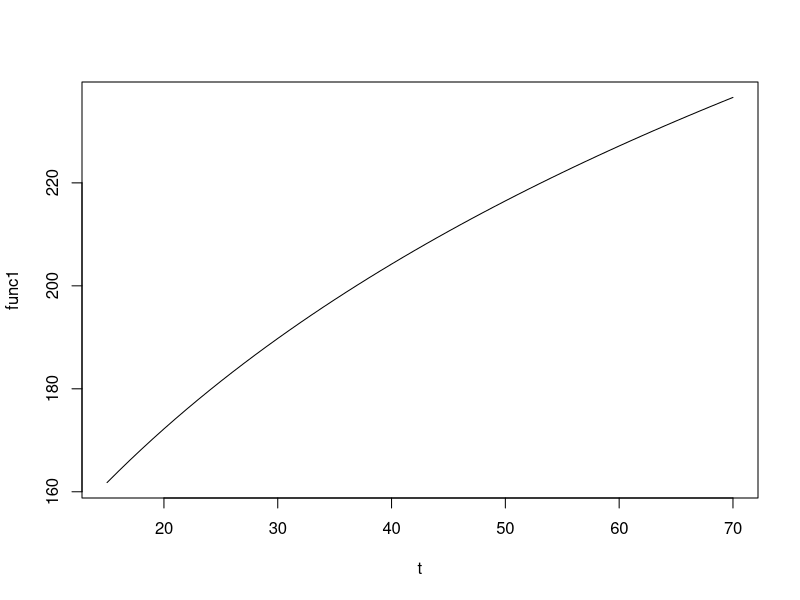
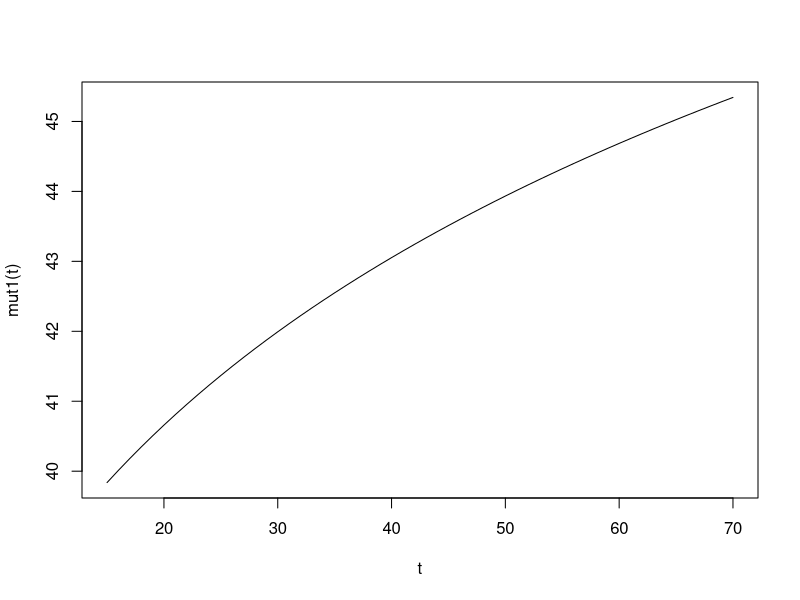
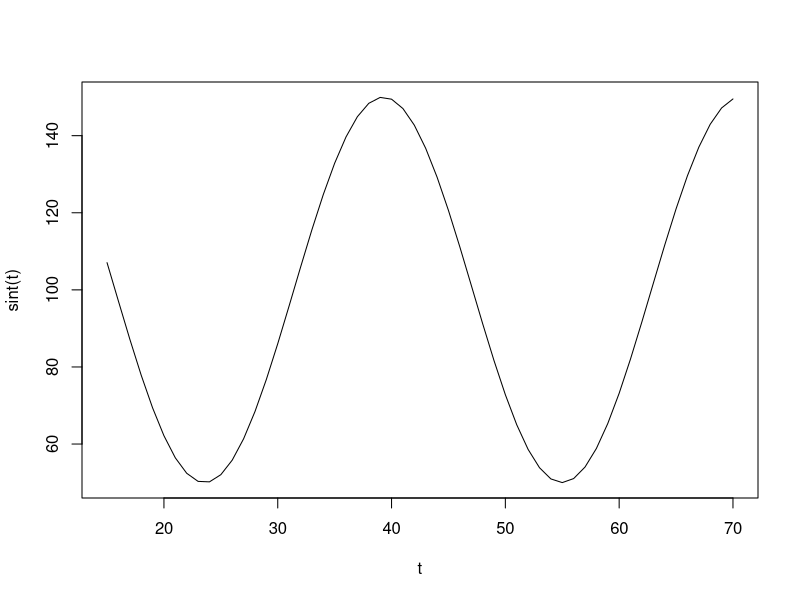
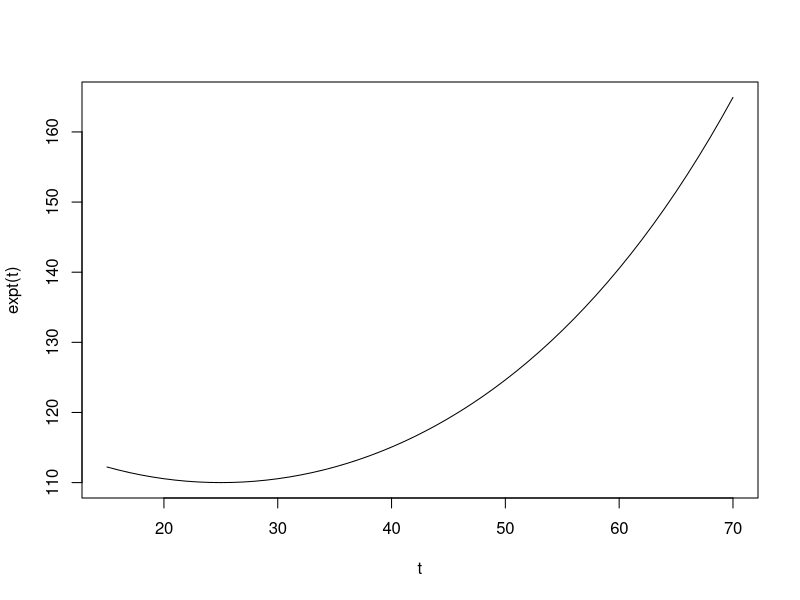

The R script that drew these images, in order: (Note: this script raises an error after producing the figures.)
### This program generates datasets and implements codes to run the models of the paper ###
### Fan RZ, Zhang YW, Albert PS, Liu AY, Wang YJ, and Xiong MM (2012) Longitudinal ###
### association analysis of quantitative traits. Genetic Epidemiology 36:856-869. ###
### The codes does needs library(epicalc) ###
### If you use the codes, please cite the above paper. Thanks. ###
###########################################################################################
### Plus, This program generates dataset Age_Sex_Geno_Trait_data.csv ###
########################################################################
library(MASS)
library(nlme)
### Functions
t <- seq(15, 70);
mut <- function(t)
{return(-34.2+81.7*log(0.3*(t+21.7)) ) }
func1 <- mut(t)
plot(t, func1, type="l")
mut1 <-function(t)
{return(29.5+5.2*log(0.25*(t+14.2)) ) }
plot(t, mut1(t), type="l")
sint <- function(t)
{return(100 + 50 * sin(0.2*t) )}
plot(t, sint(t), type="l")
expt <- function(t)
{return(110 * exp(0.0002* (t - 25)^2 ))}
plot(t, expt(t), type="l")
sigt <- function(t)
{return(5+0.5*t)}
ar1 <- function(theta,t,var)
     {
     n <- length(t)
     cov <- matrix(0,n,n)
     for (i in 1:n)
          for (j in 1:i)
     {
               cov[i,j]<-theta^abs(t[i]-t[j])*sqrt(var[i]*var[j])
               cov[j,i]<-cov[i,j]
                         }
               return(cov)
     }
arma <- function(p,q,t,var)
               {
               n <- length(t)
     cov <- matrix(0,n,n)
               for (i in 1:n)
                    for (j in 1:i)
{
               cov[i,j] <- p*q^abs(t[i]-t[j])*sqrt(var[i]*var[j])
               cov[j,i] <- cov[i,j]
                         }
               return(cov)
     }
############# Design parameters #####################
## number of individuals
n <- 200
famid <- c(1:n)
## age
##nobs <- sample(c(4:8), n, replace=T) ### Results for Table 4 ###
nobs <- sample(c(3:6), n, replace=T)
age <- vector( "numeric", sum(nobs) )
tmpid <- 1
a1 <- vector( "numeric", n )
visit <- matrix(0, sum(nobs), 1)
ID <- matrix(0, sum(nobs), 1)
for (i in 1:n)
     {
     a1[i] <- runif(1, 20, 65)
     age[tmpid] <- a1[i]
     visit[tmpid] <- 1
     ID[tmpid] <- i
     for (j in 1:(nobs[i]-1))
          {
          tmpid <- tmpid + 1
          r <- rbinom(1,1,0.5)
          age[tmpid] <- age[tmpid-1]+2*r+(1-r)*4
          visit[tmpid] <- j + 1
          ID[tmpid] <- i
          }
     tmpid <- tmpid + 1
     }
all <- cbind(ID, visit, age)
colnames(all) <- c("ID", "visit", "age")
all <- data.frame(all)
attach(all)
###simulate genotype
p <- 0.25
geno <- vector("numeric", n)
for (i in 1:n)
     {
     seed <- runif(1,0,1)
     if ( seed < p * p)
          geno[i] <- 0
          else
               {
               if ( seed < p * p + 2 * p * (1-p) )
                    geno[i] <- 1
                              else
                         eno[i] <- 2
               }
     }
genodata <- cbind(famid, geno)
colnames(genodata) <- c("famid", "geno")
genodata <- data.frame(genodata)
AgeGenodata <- merge(all, genodata, by.x="ID", by.y="famid")
#sort by famid, subid, visit #
nt <- aggregate(AgeGenodata[,3], by=list(ID), func=c("count"), FUN = mean)
sex <- vector( "numeric", n)
sex <- rbinom(n, 1, 0.5)
nt <- cbind(nt, sex)
AgeSexGenodata <- merge(AgeGenodata, nt, by.x=c("ID"), by.y=c("Group.1"))
######### simulate phenotype #######
sig_E <- 5
vare <- 10 ## variance of the random residuals
nrep <- 20#00 ### You may change it to 2000
beta_sex <- 5
alpha <- 0 ##genetic effect
ymat <- matrix(0, nrow(AgeSexGenodata), nrep)
for (h in 1:nrep)
     {
     E <- mvrnorm(n, rep(0,1), sig_E^2)
     tempid <- 1
     y <- vector("numeric", nrow(AgeSexGenodata))
     theta <- 0
     for (i in 1:n)
          {
          Ei <- E[i] #shared environmental
          temps <- sex[i]
          nobstemp <- nobs[i]
               time <- AgeSexGenodata[tempid:(tempid+nobstemp-1),3]
               #var<-sigt(time)^2
               #cov<-ar1(theta,time,var))
               #diag(cov)<-var
               #epsilon<-mvrnorm(1,rep(0,nobstemp),cov)
               epsilon <- mvrnorm(1, rep(0,nobstemp), diag(vare, nobstemp))
               genet <- alpha*AgeSexGenodata[tempid, 4]
          sext <- beta_sex*AgeSexGenodata[tempid, 6]
          ### the function mut is used to generate the traits below ###
               y[tempid:(tempid+nobstemp-1)] <- mut(time) + rep(Ei, nobstemp) + rep(genet,nobstemp) + rep(sext,nobstemp) + epsilon
          tempid <- tempid + nobstemp
          }
     ymat[,h] <- y
     print(h)
     }
###save the dataset of AgeSexGenodata ###
Age_Sex_Geno_Trait_data = cbind( AgeSexGenodata[, c(1:4, 6)], y)
Data.name <- sprintf("C:/NICHD/Research/software/Fan/Longitudinal_qtl_popu_web/Age_Sex_Geno_Trait_data.csv")
#Data.name <- sprintf("/data/fanr/NICHD/Research/paper/2012/Longitudinal_qtl_popu/Simulation/Age_Sex_Geno_Trait_data.csv")
write.csv(Age_Sex_Geno_Trait_data, file = Data.name, row.names = FALSE)
###
######################## Fit mixed effects model:
## set up basis functions #linear truncated polynomial base
x <- AgeSexGenodata[,3] - mean(AgeSexGenodata[,3]) #centered age
id <- AgeSexGenodata[,1]
nknots <- 15
temp <- seq(min(x), max(x), length=nknots+2) #check this
knots <- temp[2:(length(temp)-1)]
m <- length(x)
X1 <- cbind(rep(1,m), AgeSexGenodata[,6], x )
X2 <- cbind(rep(1,m), AgeSexGenodata[,6], x, x^2)
X3 <- cbind(rep(1,m), AgeSexGenodata[,6], x, x^2, x^3)
XT <- cbind(rep(1,m), AgeSexGenodata[,6], mut( AgeSexGenodata[,3] ) )
Z <- outer(x, knots, "-")
Z <- Z*(Z>0)
colnames(X1) <- c("intercept", "sex", "age_m")
colnames(X2) <- c("intercept", "sex", "age_m", "age_m^2")
colnames(X3) <- c("intercept", "sex", "age_m", "age_m^2", "age_m^3")
colnames(XT) <- c("intercept", "sex", "mut")
group <- rep(1, nrow(AgeSexGenodata))
genotype <- AgeSexGenodata[, 4]
###################################################################
################ start from here to fit model and compute power ###
##compute power for testing genetic effect
power1 <- a_genet1 <- b_sex1 <- vector("numeric", nrep)
power2 <- a_genet2 <- b_sex2 <- vector("numeric", nrep)
power3 <- a_genet3 <- b_sex3 <- vector("numeric", nrep)
power4 <- a_genet4 <- b_sex4 <- vector("numeric", nrep)
powerT <- a_genetT <- b_sexT <- vector("numeric", nrep)
for (h in 1:nrep)
     {
     y <- ymat[,h]
     fit11 <- lme(y ~ -1 + X1 + genotype,
                    random =list(group = pdIdent(~-1+Z),
                                   id = ~1),
                    correlation = corExp(form = ~ x | group/id),
                    method="ML")
     fit12 <- lme(y ~ -1 + X1,
                    random =list(group = pdIdent(~-1+Z),
                                   id = ~1),
                    correlation = corExp(form = ~ x | group/id),
                    method="ML")
     power1[h] <- anova(fit11,fit12)[2,9]
     b_sex1[h] <- summary(fit11)$tTable[3,1]
     a_genet1[h] <- summary(fit11)$tTable[4,1]
     #####
     fit21 <- lme(y ~ -1 + X1 + genotype,
                    random =list(id = ~1),
                    correlation = corExp(form = ~ x | id),
                    method="ML")
     fit22 <- lme(y ~ -1 + X1,
                    random =list(id = ~1),
                    correlation = corExp(form = ~ x | id),
                    method="ML")
     power2[h] <- anova(fit21,fit22)[2,9]
     b_sex2[h] <- summary(fit21)$tTable[3,1]
     a_genet2[h] <- summary(fit21)$tTable[4,1]
     #####
     fit31 <- lme(y ~ -1 + X2 + genotype,
                    random =list(id = ~1),
                    correlation = corExp(form = ~ x | id),
                    method="ML")
     fit32 <- lme(y ~ -1 + X2,
                    random =list(id = ~1),
                    correlation = corExp(form = ~ x | id),
                    method="ML")
     power3[h] <- anova(fit31,fit32)[2,9]
     b_sex3[h] <- summary(fit31)$tTable[3,1]
     a_genet3[h] <- summary(fit31)$tTable[4,1]
     #####
     fit41 <- lme(y ~ -1 + X3 + genotype,
                    random =list(id = ~1),
                    correlation = corExp(form = ~ x | id),
                    method="ML")
     fit42 <- lme(y ~ -1 + X3,
                    random =list(id = ~1),
                    correlation = corExp(form = ~ x | id),
                    method="ML")
     power4[h] <- anova(fit41,fit42)[2,9]
     b_sex4[h] <- summary(fit41)$tTable[3,1]
     a_genet4[h] <- summary(fit41)$tTable[4,1]
     #####
     fitT1 <- lme(y ~ -1 + XT + genotype,
                    random =list(id = ~1),
                    correlation = corExp(form = ~ x | id),
                    method="ML")
     fitT2 <- lme(y ~ -1 + XT,
                    random =list(id = ~1),
                    correlation = corExp(form = ~ x | id),
                    method="ML")
     powerT[h] <- anova(fitT1,fitT2)[2,9]
     b_sexT[h] <- summary(fitT1)$tTable[3,1]
     a_genetT[h] <- summary(fitT1)$tTable[4,1]
     print(h)
     }
sum(power1 < 0.05)/nrep
sum(power1 < 0.01)/nrep
mean(b_sex1)
mean(a_genet1)
alpha - mean(a_genet1)
sum(power2 < 0.05)/nrep
sum(power2 < 0.01)/nrep
mean(b_sex2)
mean(a_genet2)
alpha - mean(a_genet2)
sum(power3 < 0.05)/nrep
sum(power3 < 0.01)/nrep
mean(b_sex3)
mean(a_genet3)
alpha - mean(a_genet3)
sum(power4 < 0.05)/nrep
sum(power4 < 0.01)/nrep
mean(b_sex4)
mean(a_genet4)
alpha - mean(a_genet4)
sum(powerT < 0.05)/nrep
sum(powerT < 0.01)/nrep
mean(b_sexT)
mean(a_genetT)
alpha - mean(a_genetT)
